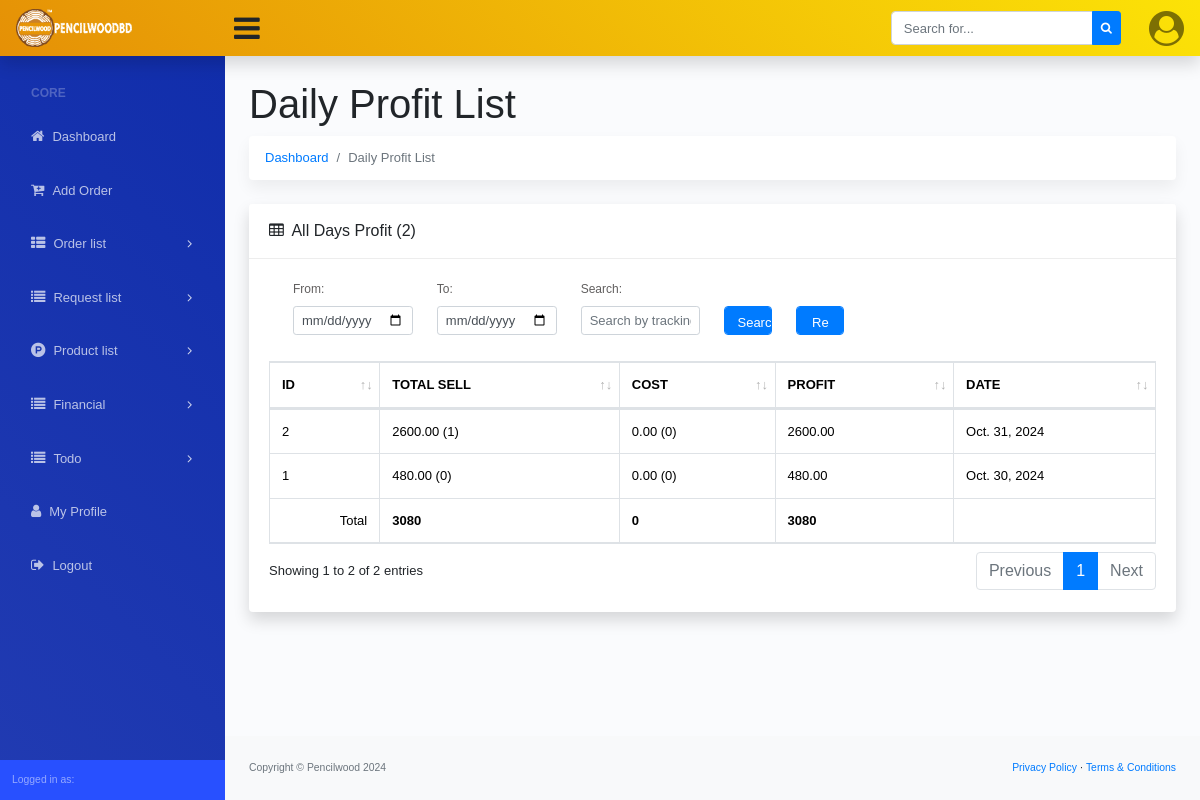
Page /daily-profit/ on the earlier database version.
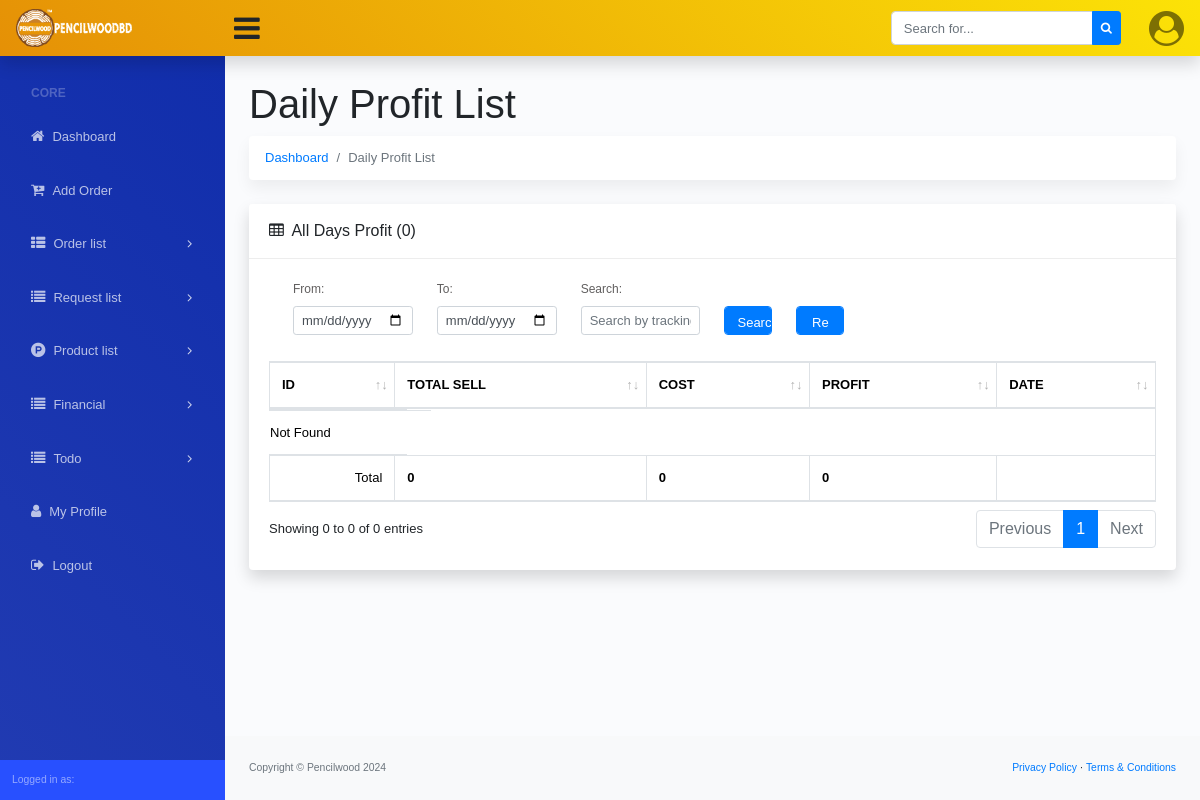
Same page on the later database version.
### dashboard/models.py (models this page shows, shortened)
class Daily_Profit(models.Model):
    orders = models.ManyToManyField(Order)
    costs = models.ManyToManyField(Maintenance_Cost)
    cost = models.DecimalField(max_digits=10, decimal_places=2, blank=True, null=True)
    total_sell = models.DecimalField(max_digits=10, decimal_places=2, blank=True, null=True)
    profit = models.DecimalField(max_digits=10, decimal_places=2, blank=True, null=True)
    date = models.DateField()
    last_update = models.DateField(auto_now=True)
    class Meta:
        ordering = ['-date']

### dashboard/views.py (the view)
# urls.py: path('daily-profit/', DailyProfitListView.as_view(), name='daily_profit_list'),
class DailyProfitListView(ListView):
    model = Daily_Profit
    template_name = 'daily_profit/list.html'
    context_object_name = 'profits'
    ordering = ['-date']
    paginate_by = 10
    def get_queryset(self):
        queryset = super().get_queryset()
        start_date = self.request.GET.get('start_date')
        end_date = self.request.GET.get('end_date')
        search_query = self.request.GET.get('search')
        if start_date:
            start_date = parse_date(start_date)
            queryset = queryset.filter(date__gte=start_date)
        if end_date:
            end_date = parse_date(end_date)
            queryset = queryset.filter(date__lte=end_date)
        if search_query:
            queryset = queryset.filter(
                Q(note__icontains=search_query) |
                Q(date__icontains=search_query)
            )
        return queryset
    def get_context_data(self, **kwargs):
        context = super().get_context_data(**kwargs)
        queryset = self.get_queryset()
        today = localdate()
        context['today_profit_added'] = queryset.filter(date=today).exists()
        context['total_sell_amount'] = queryset.aggregate(Sum('total_sell'))['total_sell__sum'] or 0
        context['total_cost'] = queryset.aggregate(Sum('cost'))['cost__sum'] or 0
        context['total_profit'] = queryset.aggregate(Sum('profit'))['profit__sum'] or 0
        return context

### dashboard/context_processor.py (called while the page is built)
def website_settings(request):
    website_setting = Site_Settings.objects.all().first()
    return {'website_setting': website_setting}

### templates/daily_profit/list.html (shortened to what the changed rows need)
{% extends '../base.html' %}
{% block dashboard_body %}
<main>
    <div class="container-fluid">
        <h1 class="mt-4">Daily Profit List</h1>
        <div class="row">
            <div class="col-xl-12">
                <div class="card mb-4">
                    <div class="card-header">
                        <i class="fa fa-table mr-1"></i>
                        All Days Profit ({{page_obj.paginator.count}})
                    </div>
                    <div class="card-body">
                        <div class="table-responsive">
                            <div id="dataTable_wrapper" class="dataTables_wrapper dt-bootstrap4 no-footer">
                                <div class="row">
                                    <div class="col-sm-12">
                                        <table class="table table-bordered dataTable no-footer" id="dataTable"
                                            width="100%" cellspacing="0" role="grid" aria-describedby="dataTable_info"
                                            style="width: 100%;">
                                            <thead>
                                                <tr class="text-uppercase" role="row">
                                                    <th class="sorting" tabindex="0" aria-controls="dataTable"
                                                        rowspan="1" colspan="1"
                                                        aria-label="ID: activate to sort column ascending"
                                                        style="width: fixed;">ID</th>
                                                    <th class="sorting" tabindex="0" aria-controls="dataTable"
                                                        rowspan="1" colspan="1"
                                                        aria-label="Total Sell: activate to sort column ascending" ">Total Sell</th>
                                                    <th class=" sorting" tabindex="0" aria-controls="dataTable"
                                                        rowspan="1" colspan="1"
                                                        aria-label="Cost: activate to sort column ascending" ">Cost</th>
                                                    <th class=" sorting" tabindex="0" aria-controls="dataTable"
                                                        rowspan="1" colspan="1"
                                                        aria-label="Profit: activate to sort column ascending" ">Profit</th>
                                                    <th class=" sorting" tabindex="0" aria-controls="dataTable"
                                                        rowspan="1" colspan="1"
                                                        aria-label="Date: activate to sort column ascending">
                                                        Date</th>
                                                </tr>
                                            </thead>
                                            <tbody>
                                                {% if profits %}
                                                {% for profit in profits %}
                                                <tr role="row" class="odd">
                                                    <td>
                                                        {{profit.id}}
                                                    </td>
                                                    <td>
                                                        {{profit.total_sell}} ({{profit.orders.count}})
                                                    </td>
                                                    <td>
                                                        {{profit.cost}} ({{profit.costs.count}})
                                                    </td>
                                                    <td>
                                                        {{profit.profit}}
                                                    </td>
                                                    <td>
                                                        {{profit.date}}
                                                    </td>
                                                </tr>
                                                {% endfor %}
                                                {% else %}
                                                <tr class="row" class="odd">
                                                    <td colspan="6">
                                                        Not Found
                                                    </td>
                                                </tr>
                                                {% endif %}
                                            </tbody>
                                            <tfoot>
                                                <tr role="row" class="odd">
                                                    <td><strong>{{ total_sell_amount }}</strong></td>
                                                    <td><strong>{{ total_profit }}</strong></td>
                                                </tr>
                                            </tfoot>
                                        </table>
                                    </div>
                                </div>
                                <div class="row">
                                    <div class="col-sm-12 col-md-5">
                                        <div class="dataTables_info" id="dataTable_info" role="status"
                                            aria-live="polite">
                                            Showing {{page_obj.start_index}} to {{page_obj.end_index}} of
                                            {{page_obj.paginator.count}} entries
                                        </div>
                                    </div>
                                    <div class="col-sm-12 col-md-7">
                                        <div class="dataTables_paginate paging_simple_numbers" id="dataTable_paginate">
                                            <ul class="pagination">
                                                {% for num in page_obj.paginator.page_range %}
                                                {% if page_obj.number == num %}
                                                <li class="paginate_button page-item active">
                                                    <a href="#" class="page-link">{{ num }}</a>
                                                </li>
                                                {% endif %}
                                                {% endfor %}
                                            </ul>
                                        </div>
                                    </div>
                                </div>
                            </div>
                        </div>
                    </div>
                </div>
            </div>
        </div>
    </div>
</main>
{% endblock dashboard_body %}

Differences in the rows shown:
removed Daily_Profit: id "2", total_sell "2600.00", orders.count "1", cost "0.00", costs.count "0", profit "2600.00", date "Oct. 31, 2024"
removed Daily_Profit: id "1", total_sell "480.00", orders.count "0", cost "0.00", costs.count "0", profit "480.00", date "Oct. 30, 2024"
Other differences:
{{ page_obj.paginator.count }}: "2" → "0"
{{ total_sell_amount }}: "3080" → "0"
{{ total_profit }}: "3080" → "0"
{{ page_obj.start_index }}: "1" → "0"
{{ page_obj.end_index }}: "2" → "0"
text now shown: "Not Found"
